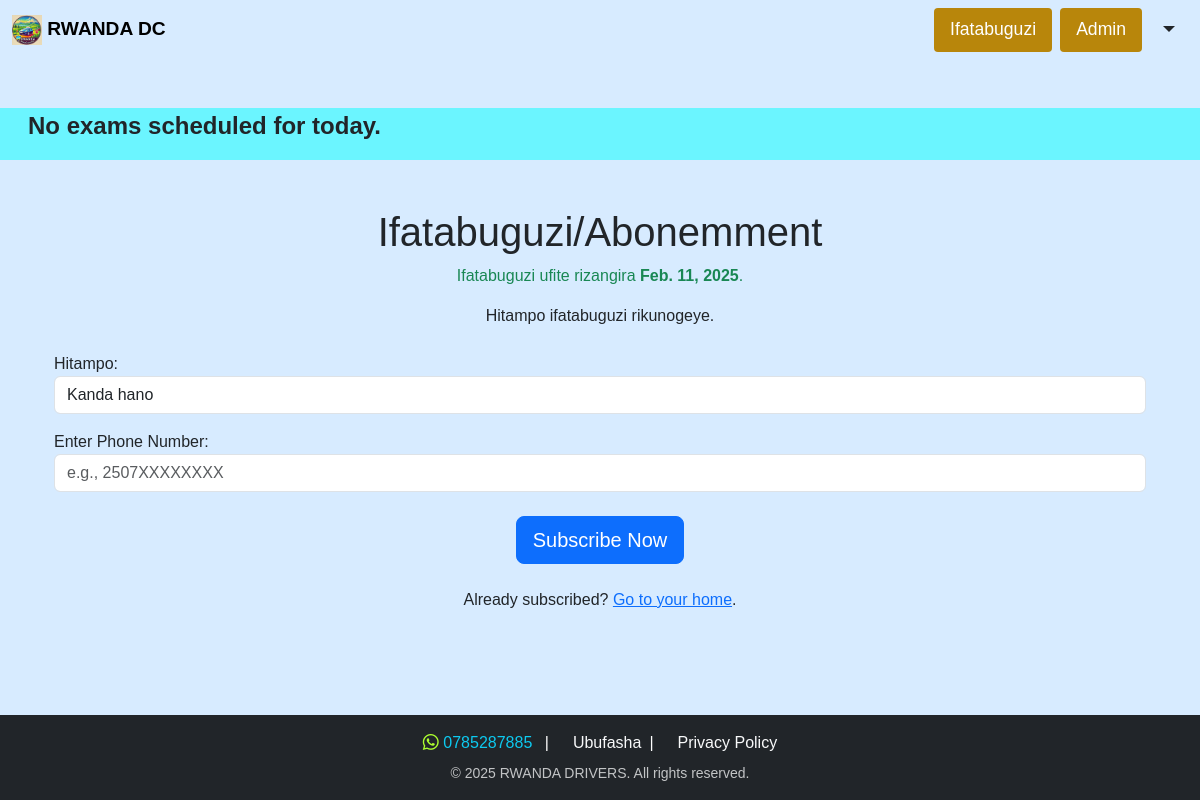
The app's page /subscription/ (signed in), older data.
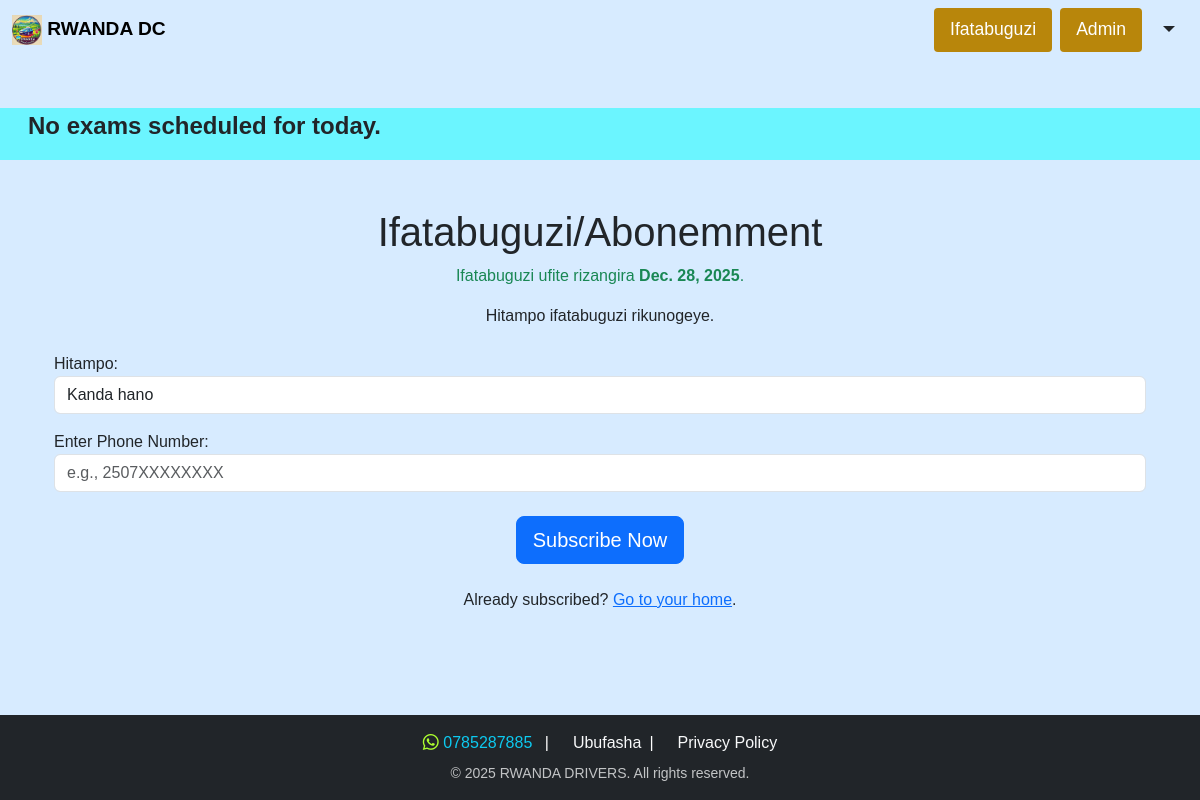
The same page, newer data.
### app/models.py (models this page shows, shortened)
class Subscription(models.Model):
    user = models.OneToOneField(UserProfile, on_delete=models.CASCADE)
    plan = models.ForeignKey(Plan, on_delete=models.SET_NULL, null=True)
    price = models.IntegerField(default=500)
    duration_days = models.IntegerField(default=1, null=True)
    phone_number = models.CharField(max_length=13, default="25078")
    transaction_id = models.CharField(max_length=50, unique=True, blank=True, null=True)
    active = models.BooleanField(default=False)
    started_at = models.DateField(auto_now_add=True)
    expires_at = models.DateField(null=True, blank=True)

### app/views.py (the view, shortened to what this page needs)
# urls.py: path('subscription/', views.subscription_view, name='subscription'),
@login_required(login_url='login')
def subscription_view(request):
    plans = Plan.PLAN_CHOICES
    subscription, created = Subscription.objects.get_or_create(user=request.user)
    context = {
        'subscription': subscription,
        'plans': plans,
    }
    return render(request, 'subscription.html', context)

### app/context_processors.py (called while the page is built)
def exams_slider_context(request):
    now = timezone.localtime(timezone.now())
    start_of_day = now.replace(hour=0, minute=0, second=0, microsecond=0)
    end_of_day = now.replace(hour=23, minute=59, second=59, microsecond=999999)
    return {
        'exams_scheduled': ScheduledExam.objects.filter(
            scheduled_datetime__range=(start_of_day, end_of_day)
        ),
    }

### templates/subscription.html (shortened to what this page needs)
{% extends "base.html" %} {% block title %}Ifatabuguzi{% endblock %}
{% block content %}
<div class="container mt-5">
    <h1 class="text-center">Ifatabuguzi/Abonemment</h1>
    {% if subscription %}
        {% if subscription.active %}
            <p class="text-center text-success">
                Ifatabuguzi ufite rizangira <strong>{{ subscription.expires_at }}</strong>.
            </p>
        {% else %}
            <p class="text-center text-danger">Ntafatabuguzi ufite.</p>
        {% endif %}
    {% else %}
        <p class="text-center text-warning">Ntafatabuguzi riboneka.</p>
    {% endif %}
    <p class="text-center">Hitampo ifatabuguzi rikunogeye.</p>
    <form method="post" action="{% url 'subscription' %}" class="mt-4">
        <div class="form-group">
            <label for="plan">Hitampo:</label>
            <select class="form-control" id="plan" name="plan" required>
                <option value="" disabled selected>Kanda hano</option>
            </select>
        </div>
        <div class="form-group mt-3">
            <label for="phone_number">Enter Phone Number:</label>
            <input
                type="text"
                class="form-control"
                id="phone_number"
                name="phone_number"
                placeholder="e.g., 2507XXXXXXXX"
                required
                pattern="2507\d{8}"
                title="Enter a valid phone number starting with '2507' followed by 8 digits (e.g., 2507XXXXXXXX)">
        </div>
        <div class="form-group text-center mt-4">
            <button type="submit" class="btn btn-primary btn-lg">Subscribe Now</button>
        </div>
    </form>
    <div class="mt-4 text-center">
        <p>Already subscribed? <a href="{% url 'home' %}">Go to your home</a>.</p>
    </div>
</div>
{% endblock %}

Row changes from the older to the newer data that the page shows:
changed Subscription: expires_at "Feb. 11, 2025" → "Dec. 28, 2025"
